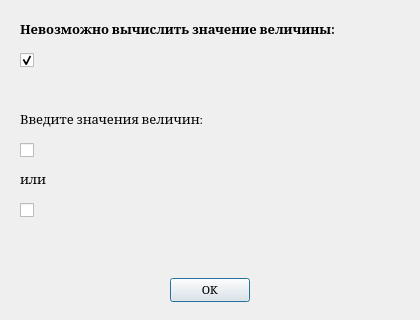
<?xml version="1.0" encoding="UTF-8"?>
<ui version="4.0">
 <class>Error</class>
 <widget class="QDialog" name="Error">
  <property name="geometry">
   <rect>
    <x>0</x>
    <y>0</y>
    <width>420</width>
    <height>320</height>
   </rect>
  </property>
  <property name="sizePolicy">
   <sizepolicy hsizetype="Fixed" vsizetype="Fixed">
    <horstretch>0</horstretch>
    <verstretch>0</verstretch>
   </sizepolicy>
  </property>
  <property name="minimumSize">
   <size>
    <width>420</width>
    <height>320</height>
   </size>
  </property>
  <property name="maximumSize">
   <size>
    <width>420</width>
    <height>320</height>
   </size>
  </property>
  <property name="windowTitle">
   <string>Ошибка</string>
  </property>
  <widget class="QDialogButtonBox" name="buttonBox">
   <property name="geometry">
    <rect>
     <x>110</x>
     <y>260</y>
     <width>200</width>
     <height>60</height>
    </rect>
   </property>
   <property name="font">
    <font>
     <family>Cambria</family>
     <pointsize>10</pointsize>
    </font>
   </property>
   <property name="orientation">
    <enum>Qt::Horizontal</enum>
   </property>
   <property name="standardButtons">
    <set>QDialogButtonBox::Ok</set>
   </property>
   <property name="centerButtons">
    <bool>true</bool>
   </property>
  </widget>
  <widget class="QLabel" name="label_no">
   <property name="geometry">
    <rect>
     <x>20</x>
     <y>20</y>
     <width>381</width>
     <height>21</height>
    </rect>
   </property>
   <property name="font">
    <font>
     <family>Cambria</family>
     <pointsize>10</pointsize>
     <kerning>true</kerning>
    </font>
   </property>
   <property name="mouseTracking">
    <bool>true</bool>
   </property>
   <property name="text">
    <string>&lt;html&gt;&lt;head/&gt;&lt;body&gt;&lt;p&gt;&lt;span style=&quot; font-weight:600;&quot;&gt;Невозможно вычислить значение величины:&lt;/span&gt;&lt;/p&gt;&lt;/body&gt;&lt;/html&gt;</string>
   </property>
   <property name="textFormat">
    <enum>Qt::RichText</enum>
   </property>
   <property name="alignment">
    <set>Qt::AlignLeading|Qt::AlignLeft|Qt::AlignTop</set>
   </property>
   <property name="wordWrap">
    <bool>true</bool>
   </property>
  </widget>
  <widget class="QLabel" name="label_0">
   <property name="enabled">
    <bool>true</bool>
   </property>
   <property name="geometry">
    <rect>
     <x>50</x>
     <y>50</y>
     <width>351</width>
     <height>41</height>
    </rect>
   </property>
   <property name="font">
    <font>
     <family>Cambria</family>
     <pointsize>10</pointsize>
    </font>
   </property>
   <property name="text">
    <string/>
   </property>
   <property name="alignment">
    <set>Qt::AlignLeading|Qt::AlignLeft|Qt::AlignTop</set>
   </property>
   <property name="wordWrap">
    <bool>true</bool>
   </property>
  </widget>
  <widget class="QLabel" name="label_yes">
   <property name="geometry">
    <rect>
     <x>20</x>
     <y>110</y>
     <width>221</width>
     <height>21</height>
    </rect>
   </property>
   <property name="font">
    <font>
     <family>Cambria</family>
     <pointsize>10</pointsize>
     <kerning>true</kerning>
    </font>
   </property>
   <property name="mouseTracking">
    <bool>true</bool>
   </property>
   <property name="text">
    <string>&lt;html&gt;&lt;head/&gt;&lt;body&gt;&lt;p&gt;Введите значения величин:&lt;/p&gt;&lt;/body&gt;&lt;/html&gt;</string>
   </property>
   <property name="textFormat">
    <enum>Qt::RichText</enum>
   </property>
   <property name="alignment">
    <set>Qt::AlignLeading|Qt::AlignLeft|Qt::AlignTop</set>
   </property>
   <property name="wordWrap">
    <bool>true</bool>
   </property>
  </widget>
  <widget class="QCheckBox" name="checkBox_0">
   <property name="geometry">
    <rect>
     <x>20</x>
     <y>50</y>
     <width>16</width>
     <height>20</height>
    </rect>
   </property>
   <property name="mouseTracking">
    <bool>false</bool>
   </property>
   <property name="text">
    <string/>
   </property>
   <property name="checkable">
    <bool>true</bool>
   </property>
   <property name="checked">
    <bool>true</bool>
   </property>
   <property name="autoRepeat">
    <bool>false</bool>
   </property>
   <property name="autoExclusive">
    <bool>false</bool>
   </property>
   <property name="tristate">
    <bool>false</bool>
   </property>
  </widget>
  <widget class="QLabel" name="label_1">
   <property name="enabled">
    <bool>true</bool>
   </property>
   <property name="geometry">
    <rect>
     <x>50</x>
     <y>140</y>
     <width>351</width>
     <height>41</height>
    </rect>
   </property>
   <property name="font">
    <font>
     <family>Cambria</family>
     <pointsize>10</pointsize>
    </font>
   </property>
   <property name="text">
    <string/>
   </property>
   <property name="alignment">
    <set>Qt::AlignLeading|Qt::AlignLeft|Qt::AlignTop</set>
   </property>
   <property name="wordWrap">
    <bool>true</bool>
   </property>
  </widget>
  <widget class="QCheckBox" name="checkBox_1">
   <property name="geometry">
    <rect>
     <x>20</x>
     <y>140</y>
     <width>16</width>
     <height>20</height>
    </rect>
   </property>
   <property name="mouseTracking">
    <bool>false</bool>
   </property>
   <property name="text">
    <string/>
   </property>
   <property name="checkable">
    <bool>false</bool>
   </property>
   <property name="checked">
    <bool>false</bool>
   </property>
   <property name="tristate">
    <bool>false</bool>
   </property>
  </widget>
  <widget class="QCheckBox" name="checkBox_2">
   <property name="geometry">
    <rect>
     <x>20</x>
     <y>200</y>
     <width>16</width>
     <height>20</height>
    </rect>
   </property>
   <property name="mouseTracking">
    <bool>false</bool>
   </property>
   <property name="text">
    <string/>
   </property>
   <property name="checkable">
    <bool>false</bool>
   </property>
   <property name="checked">
    <bool>false</bool>
   </property>
   <property name="tristate">
    <bool>false</bool>
   </property>
  </widget>
  <widget class="QLabel" name="label_2">
   <property name="enabled">
    <bool>true</bool>
   </property>
   <property name="geometry">
    <rect>
     <x>50</x>
     <y>200</y>
     <width>351</width>
     <height>41</height>
    </rect>
   </property>
   <property name="font">
    <font>
     <family>Cambria</family>
     <pointsize>10</pointsize>
    </font>
   </property>
   <property name="text">
    <string/>
   </property>
   <property name="alignment">
    <set>Qt::AlignLeading|Qt::AlignLeft|Qt::AlignTop</set>
   </property>
   <property name="wordWrap">
    <bool>true</bool>
   </property>
  </widget>
  <widget class="QLabel" name="label_or">
   <property name="geometry">
    <rect>
     <x>20</x>
     <y>170</y>
     <width>381</width>
     <height>21</height>
    </rect>
   </property>
   <property name="font">
    <font>
     <family>Cambria</family>
     <pointsize>10</pointsize>
     <kerning>true</kerning>
    </font>
   </property>
   <property name="mouseTracking">
    <bool>true</bool>
   </property>
   <property name="text">
    <string>&lt;html&gt;&lt;head/&gt;&lt;body&gt;&lt;p&gt;или&lt;/p&gt;&lt;/body&gt;&lt;/html&gt;</string>
   </property>
   <property name="textFormat">
    <enum>Qt::RichText</enum>
   </property>
   <property name="alignment">
    <set>Qt::AlignLeading|Qt::AlignLeft|Qt::AlignTop</set>
   </property>
   <property name="wordWrap">
    <bool>true</bool>
   </property>
  </widget>
 </widget>
 <resources/>
 <connections>
  <connection>
   <sender>buttonBox</sender>
   <signal>accepted()</signal>
   <receiver>Error</receiver>
   <slot>accept()</slot>
   <hints>
    <hint type="sourcelabel">
     <x>248</x>
     <y>254</y>
    </hint>
    <hint type="destinationlabel">
     <x>157</x>
     <y>274</y>
    </hint>
   </hints>
  </connection>
  <connection>
   <sender>buttonBox</sender>
   <signal>rejected()</signal>
   <receiver>Error</receiver>
   <slot>reject()</slot>
   <hints>
    <hint type="sourcelabel">
     <x>316</x>
     <y>260</y>
    </hint>
    <hint type="destinationlabel">
     <x>286</x>
     <y>274</y>
    </hint>
   </hints>
  </connection>
 </connections>
</ui>
